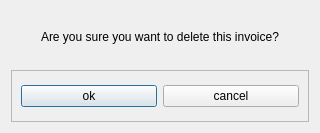
<?xml version="1.0" encoding="UTF-8"?>
<ui version="4.0">
 <class>deleteSelectedRowsDialog</class>
 <widget class="QDialog" name="deleteSelectedRowsDialog">
  <property name="geometry">
   <rect>
    <x>0</x>
    <y>0</y>
    <width>320</width>
    <height>133</height>
   </rect>
  </property>
  <property name="windowTitle">
   <string>Dialog</string>
  </property>
  <layout class="QVBoxLayout" name="verticalLayout">
   <item alignment="Qt::AlignHCenter|Qt::AlignVCenter">
    <widget class="QLabel" name="label">
     <property name="styleSheet">
      <string notr="true">#label{
	text-align: center;
	color : black;
}
</string>
     </property>
     <property name="text">
      <string>Are you sure you want to delete this invoice?</string>
     </property>
    </widget>
   </item>
   <item>
    <widget class="QFrame" name="DecisionFrame">
     <property name="frameShape">
      <enum>QFrame::StyledPanel</enum>
     </property>
     <property name="frameShadow">
      <enum>QFrame::Raised</enum>
     </property>
     <layout class="QHBoxLayout" name="horizontalLayout">
      <item>
       <widget class="QPushButton" name="okButton">
        <property name="text">
         <string>ok</string>
        </property>
       </widget>
      </item>
      <item>
       <widget class="QPushButton" name="cancelButton">
        <property name="text">
         <string>cancel</string>
        </property>
       </widget>
      </item>
     </layout>
    </widget>
   </item>
  </layout>
 </widget>
 <resources/>
 <connections/>
</ui>
